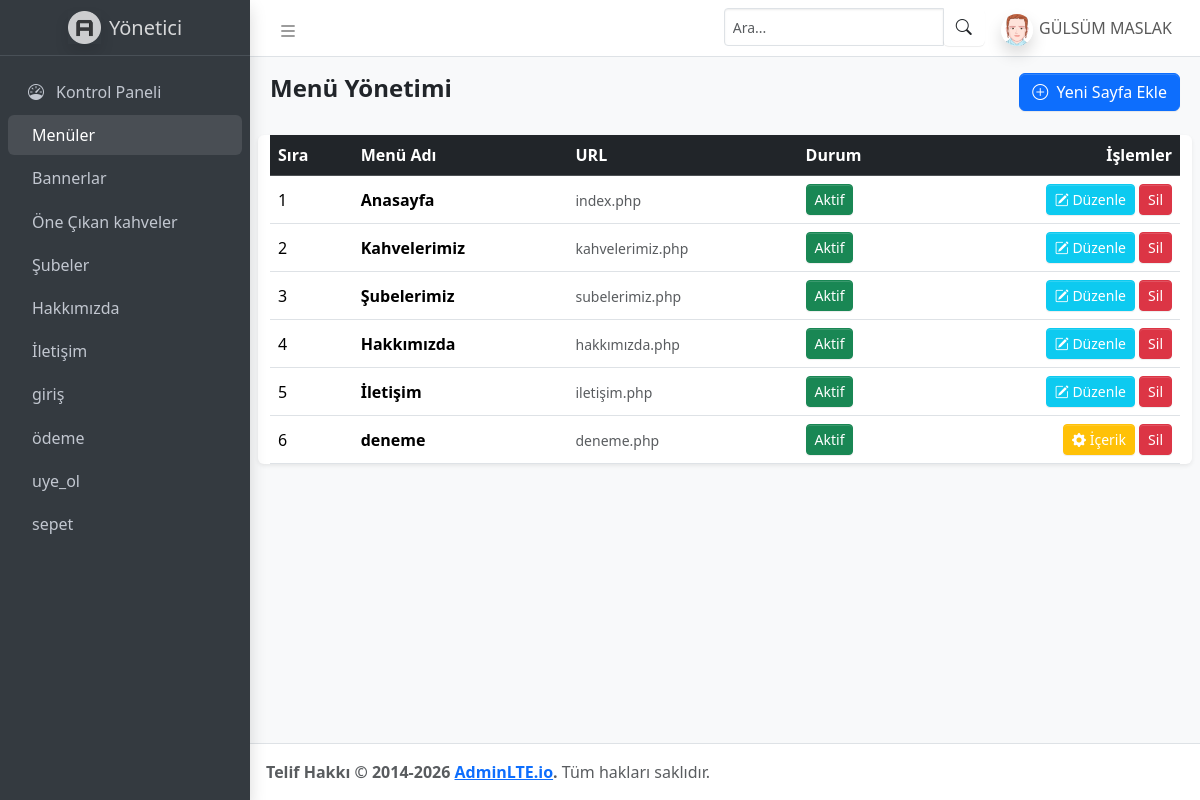
The page /admin/menuler.php (signed in) on the database its author committed.
### tables this page shows
CREATE TABLE IF NOT EXISTS `menuler` (
  `id` int NOT NULL AUTO_INCREMENT,
  `menu_ad` varchar(50) NOT NULL,
  `menu_url` varchar(100) NOT NULL,
  `sira` int DEFAULT '0',
  `aktif` tinyint(1) DEFAULT '1',
  `icerik` text,
  PRIMARY KEY (`id`)
);

### admin/menuler.php (the view, shortened to what this page needs)
<?php
$activePage = basename($_SERVER['PHP_SELF']);
include_once __DIR__ . '/../bağlantı.php';
$sabit_sayfalar = ['index.php', 'kahvelerimiz.php', 'subelerimiz.php', 'hakkımızda.php', 'iletişim.php', 'İletişim.php'];
?>
<!doctype html>
<html lang="tr">
<head>
  <link rel="stylesheet" href="https://cdn.jsdelivr.net/npm/@fontsource/source-sans-3@5.0.12/index.css" />
  <link rel="stylesheet" href="https://cdn.jsdelivr.net/npm/overlayscrollbars@2.11.0/styles/overlayscrollbars.min.css" />
  <link rel="stylesheet" href="https://cdn.jsdelivr.net/npm/bootstrap-icons@1.13.1/font/bootstrap-icons.min.css" />
  <link rel="stylesheet" href="https://cdn.jsdelivr.net/npm/apexcharts@3.37.1/dist/apexcharts.css" />
  <link rel="stylesheet" href="https://cdn.jsdelivr.net/npm/jsvectormap@1.5.3/dist/css/jsvectormap.min.css" />
  <link rel="stylesheet" href="https://cdn.jsdelivr.net/npm/bootstrap@5.3.3/dist/css/bootstrap.min.css">
  <link rel="stylesheet" href="css/adminlte.min.css" />
</head>
<body class="layout-fixed sidebar-expand-lg bg-body-tertiary">
  <div class="app-wrapper">
    <nav class="app-header navbar navbar-expand bg-body">
      <div class="container-fluid">
        <ul class="navbar-nav">
          <li class="nav-item">
            <a class="nav-link" data-lte-toggle="sidebar" href="#" role="button">
              <i class="bi bi-list fs-5"></i>
            </a>
          </li>
        </ul>
        <ul class="navbar-nav ms-auto">
          <li class="nav-item">
            <div class="navbar-search-block">
              <form class="form-inline">
                <div class="input-group input-group-sm">
                  <input class="form-control form-control-navbar" type="search" placeholder="Ara..." aria-label="Search" />
                  <div class="input-group-append">
                    <button class="btn btn-navbar" type="button" data-widget="navbar-search">
                      <i class="bi bi-search"></i>
                    </button>
                  </div>
                </div>
              </form>
            </div>
          </li>
          <li class="nav-item dropdown user-menu">
            <a href="#" class="nav-link dropdown-toggle" data-bs-toggle="dropdown">
              <img src="img/avatar2.png" class="user-image rounded-circle shadow" alt="User Image" />
              <span class="d-none d-md-inline">GÜLSÜM MASLAK</span>
            </a>
          </li>
        </ul>
      </div>
    </nav>
    <aside class="app-sidebar bg-body-secondary shadow" data-bs-theme="dark">
      <div class="sidebar-brand">
        <a href="./index.php" class="brand-link">
          <img src="img/AdminLTELogo.png" alt="AdminLTE Logo" class="brand-image opacity-75 shadow" />
          <span class="brand-text fw-light">Yönetici</span>
        </a>
      </div>
      <div class="sidebar-wrapper">
        <nav class="mt-2">
          <ul class="nav sidebar-menu flex-column" data-lte-toggle="treeview" role="navigation">
            <li class="nav-item">
              <a href="index.php" class="nav-link <?php echo ($activePage == 'index.php') ? 'active' : ''; ?>">
                <i class="nav-icon bi bi-speedometer"></i>
                <p>Kontrol Paneli</p>
              </a>
            </li>
            <li class="nav-item">
              <a href="menuler.php" class="nav-link <?php echo ($activePage == 'menuler.php') ? 'active' : ''; ?>">
                <p>Menüler</p>
              </a>
            </li>
            <li class="nav-item">
              <a href="bannerlar.php" class="nav-link <?php echo ($activePage == 'bannerlar.php') ? 'active' : ''; ?>">
                <p>Bannerlar</p>
              </a>
            </li>
            <li class="nav-item">
              <a href="öneçıkankahve.php" class="nav-link <?php echo ($activePage == 'öneçıkankahve.php') ? 'active' : ''; ?>">
                <p>Öne Çıkan kahveler</p>
              </a>
            </li>
            <li class="nav-item">
              <a href="subeler.php" class="nav-link <?php echo ($activePage == 'subeler.php') ? 'active' : ''; ?>">
                <p>Şubeler</p>
              </a>
            </li>
                <li class="nav-item">
              <a href="hakkımızda.php" class="nav-link <?php echo ($activePage == 'hakkımızda.php') ? 'active' : ''; ?>">
                <p>Hakkımızda</p>
              </a>
            </li>
            <li class="nav-item">
              <a href="iletişim.php" class="nav-link <?php echo ($activePage == 'iletişim.php') ? 'active' : ''; ?>">
                <p>İletişim</p>
              </a>
            </li>
            <li class="nav-item">
              <a href="giriş.php" class="nav-link <?php echo ($activePage == 'giriş.php') ? 'active' : ''; ?>">
                <p>giriş</p>
              </a>
            </li>
            <li class="nav-item">
              <a href="ödeme.php" class="nav-link <?php echo ($activePage == 'ödeme.php') ? 'active' : ''; ?>">
                <p>ödeme</p>
              </a>
            </li>
            <li class="nav-item">
              <a href="uye_ol.php" class="nav-link <?php echo ($activePage == 'uye_ol.php') ? 'active' : ''; ?>">
                <p>uye_ol</p>
              </a>
            </li>
            <li class="nav-item">
              <a href="sepet.php" class="nav-link <?php echo ($activePage == 'sepet.php') ? 'active' : ''; ?>">
                <p>sepet</p>
              </a>
            </li>
          </ul>
        </nav>
      </div>
    </aside>
    <main class="app-main">
      <div class="app-content-header">
        <div class="container-fluid">
          <div class="row">
            <div class="d-flex justify-content-between align-items-center mb-4">
              <h4 class="fw-bold">Menü Yönetimi</h4>
              <button class="btn btn-primary" data-bs-toggle="modal" data-bs-target="#menuEkleModal">
                <i class="bi bi-plus-circle me-1"></i> Yeni Sayfa Ekle
              </button>
            </div>
            <div class="card shadow-sm border-0">
              <table class="table table-hover align-middle mb-0">
                <thead class="table-dark">
                  <tr>
                    <th>Sıra</th>
                    <th>Menü Adı</th>
                    <th>URL</th>
                    <th>Durum</th>
                    <th class="text-end">İşlemler</th>
                  </tr>
                </thead>
                <tbody>
                  <?php
                  $sorgu = $db->query("SELECT * FROM menuler ORDER BY sira ASC");
                  while ($row = $sorgu->fetch(PDO::FETCH_ASSOC)) {
                    $dosya_adi = basename($row['menu_url']);
                    $is_static = in_array($dosya_adi, $sabit_sayfalar);
                    $durum = $row['aktif'];
                  ?>
                    <tr>
                      <td><?= $row['sira'] ?></td>
                      <td><strong><?= $row['menu_ad'] ?></strong></td>
                      <td><small class="text-muted"><?= $row['menu_url'] ?></small></td>
                      <td>
                        <form method="POST">
                          <button type="submit" name="durum_degistir" class="btn btn-sm <?= $durum == 1 ? 'btn-success' : 'btn-secondary' ?>">
                            <?= $durum == 1 ? 'Aktif' : 'Pasif' ?>
                          </button>
                        </form>
                      </td>
                      <td class="text-end">
                        <?php if ($is_static): ?>
                          <button class="btn btn-info btn-sm text-white" data-bs-toggle="modal" data-bs-target="#modalDuzenle<?= $row['id'] ?>">
                            <i class="bi bi-pencil-square"></i> Düzenle
                          </button>
                        <?php else: ?>
                          <a href="menu_duzenle.php?id=<?= $row['id'] ?>" class="btn btn-warning btn-sm text-white">
                            <i class="bi bi-gear-fill"></i> İçerik
                          </a>
                        <?php endif; ?>
                        <form method="POST" class="d-inline-block">
                          <button type="submit" class="btn btn-danger btn-sm" onclick="return confirm('Silmek istediğine emin misin?')">Sil</button>
                        </form>
                      </td>
                    </tr>
                  <?php } ?>
                </tbody>
              </table>
            </div>
          </div>
        </div>
      </div>
    </main>
    <footer class="app-footer">
      <strong>Telif Hakkı &copy; 2014-2026 <a href="https://adminlte.io">AdminLTE.io</a>.</strong> Tüm hakları saklıdır.
    </footer>
  </div>
</body>
</html>

### rows shown on the page
menuler: sira "1", menu_ad "Anasayfa", menu_url "index.php", aktif "Aktif"
menuler: sira "2", menu_ad "Kahvelerimiz", menu_url "kahvelerimiz.php", aktif "Aktif"
menuler: sira "3", menu_ad "Şubelerimiz", menu_url "subelerimiz.php", aktif "Aktif"
menuler: sira "4", menu_ad "Hakkımızda", menu_url "hakkımızda.php", aktif "Aktif"
menuler: sira "5", menu_ad "İletişim", menu_url "iletişim.php", aktif "Aktif"
menuler: sira "6", menu_ad "deneme", menu_url "deneme.php", aktif "Aktif"
